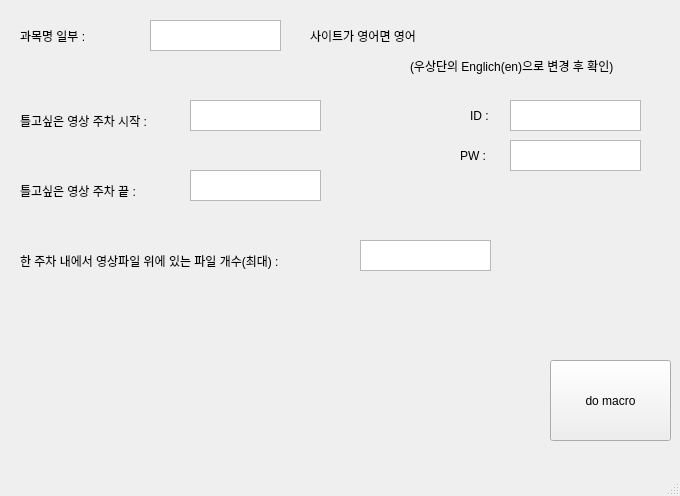
<?xml version="1.0" encoding="UTF-8"?>
<ui version="4.0">
 <class>MainWindow</class>
 <widget class="QMainWindow" name="MainWindow">
  <property name="geometry">
   <rect>
    <x>0</x>
    <y>0</y>
    <width>680</width>
    <height>496</height>
   </rect>
  </property>
  <property name="windowTitle">
   <string>MainWindow</string>
  </property>
  <widget class="QWidget" name="centralwidget">
   <widget class="QLabel" name="name">
    <property name="geometry">
     <rect>
      <x>20</x>
      <y>20</y>
      <width>121</width>
      <height>31</height>
     </rect>
    </property>
    <property name="text">
     <string>과목명 일부 :</string>
    </property>
   </widget>
   <widget class="QLabel" name="notice">
    <property name="geometry">
     <rect>
      <x>410</x>
      <y>50</y>
      <width>261</width>
      <height>31</height>
     </rect>
    </property>
    <property name="text">
     <string>(우상단의 Englich(en)으로 변경 후 확인)</string>
    </property>
   </widget>
   <widget class="QLabel" name="start">
    <property name="geometry">
     <rect>
      <x>20</x>
      <y>110</y>
      <width>171</width>
      <height>21</height>
     </rect>
    </property>
    <property name="text">
     <string>틀고싶은 영상 주차 시작 :</string>
    </property>
   </widget>
   <widget class="QLabel" name="end">
    <property name="geometry">
     <rect>
      <x>20</x>
      <y>180</y>
      <width>171</width>
      <height>21</height>
     </rect>
    </property>
    <property name="text">
     <string>틀고싶은 영상 주차 끝 :</string>
    </property>
   </widget>
   <widget class="QLabel" name="others">
    <property name="geometry">
     <rect>
      <x>20</x>
      <y>250</y>
      <width>341</width>
      <height>21</height>
     </rect>
    </property>
    <property name="text">
     <string>한 주차 내에서 영상파일 위에 있는 파일 개수(최대) :</string>
    </property>
   </widget>
   <widget class="QLabel" name="label_6">
    <property name="geometry">
     <rect>
      <x>310</x>
      <y>20</y>
      <width>161</width>
      <height>31</height>
     </rect>
    </property>
    <property name="text">
     <string>사이트가 영어면 영어</string>
    </property>
   </widget>
   <widget class="QLabel" name="label_image">
    <property name="geometry">
     <rect>
      <x>110</x>
      <y>280</y>
      <width>341</width>
      <height>191</height>
     </rect>
    </property>
    <property name="text">
     <string/>
    </property>
   </widget>
   <widget class="QPushButton" name="btn_go">
    <property name="geometry">
     <rect>
      <x>550</x>
      <y>360</y>
      <width>121</width>
      <height>81</height>
     </rect>
    </property>
    <property name="text">
     <string>do macro</string>
    </property>
   </widget>
   <widget class="QTextEdit" name="txt_name">
    <property name="geometry">
     <rect>
      <x>150</x>
      <y>20</y>
      <width>131</width>
      <height>31</height>
     </rect>
    </property>
    <property name="documentTitle">
     <string/>
    </property>
   </widget>
   <widget class="QTextEdit" name="txt_end">
    <property name="geometry">
     <rect>
      <x>190</x>
      <y>170</y>
      <width>131</width>
      <height>31</height>
     </rect>
    </property>
   </widget>
   <widget class="QTextEdit" name="txt_others">
    <property name="geometry">
     <rect>
      <x>360</x>
      <y>240</y>
      <width>131</width>
      <height>31</height>
     </rect>
    </property>
   </widget>
   <widget class="QTextEdit" name="txt_start">
    <property name="geometry">
     <rect>
      <x>190</x>
      <y>100</y>
      <width>131</width>
      <height>31</height>
     </rect>
    </property>
    <property name="focusPolicy">
     <enum>Qt::StrongFocus</enum>
    </property>
   </widget>
   <widget class="QTextEdit" name="txt_id">
    <property name="geometry">
     <rect>
      <x>510</x>
      <y>100</y>
      <width>131</width>
      <height>31</height>
     </rect>
    </property>
    <property name="documentTitle">
     <string/>
    </property>
   </widget>
   <widget class="QLabel" name="name_2">
    <property name="geometry">
     <rect>
      <x>470</x>
      <y>100</y>
      <width>31</width>
      <height>31</height>
     </rect>
    </property>
    <property name="text">
     <string>ID :</string>
    </property>
   </widget>
   <widget class="QLabel" name="name_3">
    <property name="geometry">
     <rect>
      <x>460</x>
      <y>140</y>
      <width>31</width>
      <height>31</height>
     </rect>
    </property>
    <property name="text">
     <string>PW :</string>
    </property>
   </widget>
   <widget class="QTextEdit" name="txt_pw">
    <property name="geometry">
     <rect>
      <x>510</x>
      <y>140</y>
      <width>131</width>
      <height>31</height>
     </rect>
    </property>
    <property name="documentTitle">
     <string/>
    </property>
   </widget>
  </widget>
  <widget class="QMenuBar" name="menubar">
   <property name="geometry">
    <rect>
     <x>0</x>
     <y>0</y>
     <width>680</width>
     <height>22</height>
    </rect>
   </property>
  </widget>
  <widget class="QStatusBar" name="statusbar"/>
 </widget>
 <resources/>
 <connections/>
</ui>
